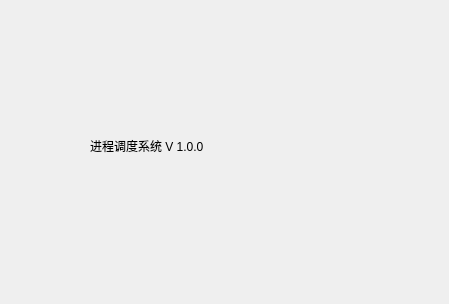
<?xml version="1.0" encoding="UTF-8"?>
<ui version="4.0">
 <class>About</class>
 <widget class="QMainWindow" name="About">
  <property name="geometry">
   <rect>
    <x>0</x>
    <y>0</y>
    <width>449</width>
    <height>304</height>
   </rect>
  </property>
  <property name="minimumSize">
   <size>
    <width>449</width>
    <height>304</height>
   </size>
  </property>
  <property name="maximumSize">
   <size>
    <width>449</width>
    <height>304</height>
   </size>
  </property>
  <property name="windowTitle">
   <string>进程调度系统</string>
  </property>
  <widget class="QWidget" name="centralwidget">
   <widget class="QLabel" name="label">
    <property name="geometry">
     <rect>
      <x>90</x>
      <y>80</y>
      <width>291</width>
      <height>131</height>
     </rect>
    </property>
    <property name="styleSheet">
     <string notr="true">font: 16pt &quot;华文楷体&quot;;</string>
    </property>
    <property name="text">
     <string>进程调度系统 V 1.0.0</string>
    </property>
   </widget>
  </widget>
 </widget>
 <resources/>
 <connections/>
</ui>
